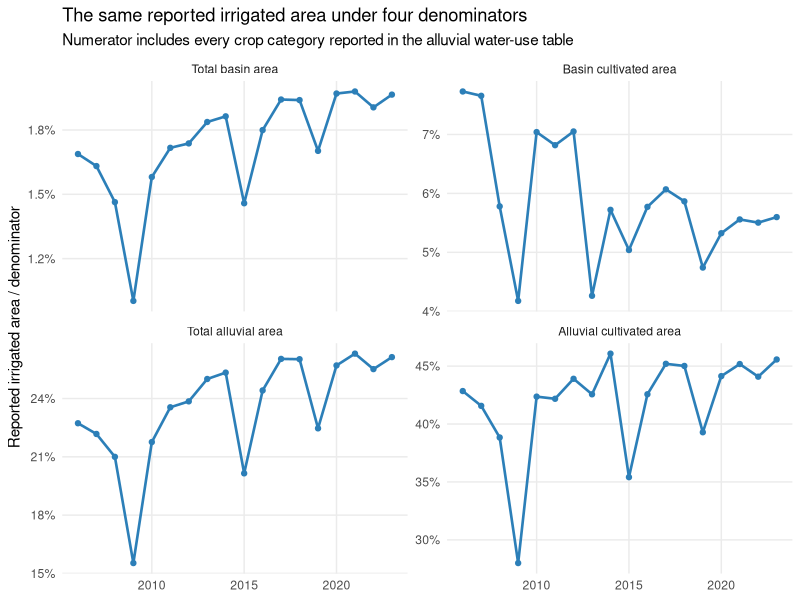
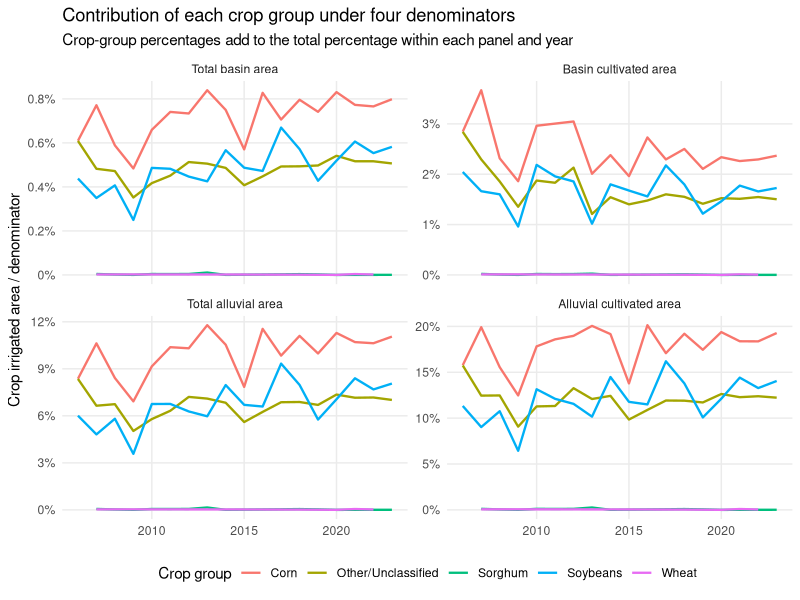
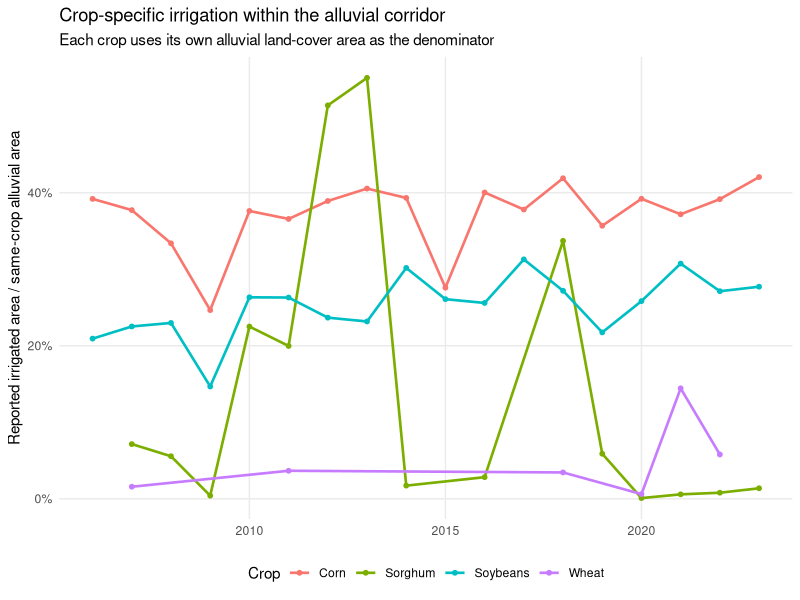

Generate these figures, in order, with R:
suppressPackageStartupMessages({
  library(dplyr)
  library(ggplot2)
  library(here)
  library(readr)
  library(tidyr)
})

years_ref <- 2006:2023
modeled_crops <- c("Corn", "Soybeans", "Sorghum", "Wheat")
alluvial_cult_classes <- c(
  modeled_crops, "Other Crops", "Double Crop"
)
alluvial_expansion_classes <- c(
  alluvial_cult_classes, "Grass/Pasture/Shrubland", "Fallow/Barren"
)

outdir <- here("hpc_opt", "outputs", "irrigation_diagnostics")
dir.create(outdir, recursive = TRUE, showWarnings = FALSE)

wu <- read_csv(
  here("data", "WaterUseByCrop_AlluvialCorridor.csv"),
  show_col_types = FALSE
) %>%
  filter(Year %in% years_ref) %>%
  mutate(
    Crop_group = if_else(Crop %in% modeled_crops, Crop, "Other/Unclassified"),
    irrig_area_ha = pmax(0, as.numeric(irrArea_ha))
  )

alluvial_lu <- read_csv(
  here("data", "LandCoverData-CDL_AlluvialCorridor.csv"),
  show_col_types = FALSE
) %>%
  filter(Year %in% years_ref)

basin_lu <- read_csv(
  here("hpc_opt", "outputs", "common_inputs_basin_hist_baseline.csv"),
  show_col_types = FALSE
) %>%
  filter(Year %in% years_ref) %>%
  transmute(
    Year,
    basin_area_ha = (
      LandCover_m2_all_cult +
        LandCover_m2_grassPastureHay +
        LandCover_m2_developed
    ) / 1e4,
    basin_cultivated_ha = LandCover_m2_all_cult / 1e4
  )

alluvial_denominators <- alluvial_lu %>%
  group_by(Year) %>%
  summarise(
    alluvial_area_ha = sum(area_ha, na.rm = TRUE),
    alluvial_cultivated_ha = sum(
      area_ha[LandCover %in% alluvial_cult_classes], na.rm = TRUE
    ),
    alluvial_expansion_eligible_ha = sum(
      area_ha[LandCover %in% alluvial_expansion_classes], na.rm = TRUE
    ),
    alluvial_developed_water_ha = sum(
      area_ha[LandCover %in% c("Developed", "Water")], na.rm = TRUE
    ),
    .groups = "drop"
  )

denominators <- basin_lu %>%
  inner_join(alluvial_denominators, by = "Year")

irrigation_by_year <- wu %>%
  group_by(Year) %>%
  summarise(
    irrigated_all_reported_ha = sum(irrig_area_ha, na.rm = TRUE),
    irrigated_modeled_crops_ha = sum(
      irrig_area_ha[Crop %in% modeled_crops], na.rm = TRUE
    ),
    irrigated_corn_soy_ha = sum(
      irrig_area_ha[Crop %in% c("Corn", "Soybeans")], na.rm = TRUE
    ),
    .groups = "drop"
  )

denominator_long <- denominators %>%
  select(
    Year,
    `Total basin area` = basin_area_ha,
    `Basin cultivated area` = basin_cultivated_ha,
    `Total alluvial area` = alluvial_area_ha,
    `Alluvial cultivated area` = alluvial_cultivated_ha
  ) %>%
  pivot_longer(-Year, names_to = "Denominator", values_to = "denominator_ha")

total_comparison <- irrigation_by_year %>%
  select(Year, irrigated_area_ha = irrigated_all_reported_ha) %>%
  inner_join(denominator_long, by = "Year") %>%
  mutate(percent_irrigated = 100 * irrigated_area_ha / denominator_ha)

crop_comparison <- wu %>%
  group_by(Year, Crop_group) %>%
  summarise(irrigated_area_ha = sum(irrig_area_ha, na.rm = TRUE), .groups = "drop") %>%
  inner_join(denominator_long, by = "Year", relationship = "many-to-many") %>%
  mutate(percent_irrigated = 100 * irrigated_area_ha / denominator_ha)

crop_specific_alluvial <- wu %>%
  filter(Crop %in% modeled_crops) %>%
  group_by(Year, Crop) %>%
  summarise(irrigated_area_ha = sum(irrig_area_ha, na.rm = TRUE), .groups = "drop") %>%
  left_join(
    alluvial_lu %>%
      filter(LandCover %in% modeled_crops) %>%
      group_by(Year, Crop = LandCover) %>%
      summarise(crop_area_ha = sum(area_ha, na.rm = TRUE), .groups = "drop"),
    by = c("Year", "Crop")
  ) %>%
  mutate(percent_of_same_crop_irrigated = 100 * irrigated_area_ha / crop_area_ha)

cap_comparison <- denominators %>%
  inner_join(irrigation_by_year, by = "Year") %>%
  transmute(
    Year,
    irrigated_all_reported_ha,
    alluvial_expansion_eligible_ha,
    current_fraction_basin_cultivated =
      irrigated_all_reported_ha / basin_cultivated_ha,
    cap_fraction_basin_cultivated =
      alluvial_expansion_eligible_ha / basin_cultivated_ha,
    current_fraction_basin_area = irrigated_all_reported_ha / basin_area_ha,
    cap_fraction_basin_area = alluvial_expansion_eligible_ha / basin_area_ha
  )

write_csv(denominators, file.path(outdir, "irrigation_denominators_by_year.csv"))
write_csv(irrigation_by_year, file.path(outdir, "irrigated_area_by_year.csv"))
write_csv(total_comparison, file.path(outdir, "irrigation_percent_by_denominator.csv"))
write_csv(crop_comparison, file.path(outdir, "irrigation_percent_by_crop_and_denominator.csv"))
write_csv(crop_specific_alluvial, file.path(outdir, "crop_specific_alluvial_irrigation_percent.csv"))
write_csv(cap_comparison, file.path(outdir, "irrigation_extent_cap_comparison.csv"))

denominator_order <- c(
  "Total basin area", "Basin cultivated area",
  "Total alluvial area", "Alluvial cultivated area"
)

p_total <- total_comparison %>%
  mutate(Denominator = factor(Denominator, levels = denominator_order)) %>%
  ggplot(aes(Year, percent_irrigated)) +
  geom_line(linewidth = 0.9, color = "#2C7FB8") +
  geom_point(size = 1.5, color = "#2C7FB8") +
  facet_wrap(~Denominator, scales = "free_y", ncol = 2) +
  scale_y_continuous(labels = function(x) paste0(round(x, 1), "%")) +
  labs(
    title = "The same reported irrigated area under four denominators",
    subtitle = "Numerator includes every crop category reported in the alluvial water-use table",
    x = NULL,
    y = "Reported irrigated area / denominator"
  ) +
  theme_minimal(base_size = 11) +
  theme(panel.grid.minor = element_blank(), legend.position = "none")

p_crop <- crop_comparison %>%
  mutate(Denominator = factor(Denominator, levels = denominator_order)) %>%
  ggplot(aes(Year, percent_irrigated, color = Crop_group)) +
  geom_line(linewidth = 0.8) +
  facet_wrap(~Denominator, scales = "free_y", ncol = 2) +
  scale_y_continuous(labels = function(x) paste0(round(x, 1), "%")) +
  labs(
    title = "Contribution of each crop group under four denominators",
    subtitle = "Crop-group percentages add to the total percentage within each panel and year",
    x = NULL,
    y = "Crop irrigated area / denominator",
    color = "Crop group"
  ) +
  theme_minimal(base_size = 11) +
  theme(panel.grid.minor = element_blank(), legend.position = "bottom")

p_crop_specific <- crop_specific_alluvial %>%
  ggplot(aes(Year, percent_of_same_crop_irrigated, color = Crop)) +
  geom_line(linewidth = 0.9) +
  geom_point(size = 1.3) +
  scale_y_continuous(labels = function(x) paste0(round(x, 0), "%")) +
  labs(
    title = "Crop-specific irrigation within the alluvial corridor",
    subtitle = "Each crop uses its own alluvial land-cover area as the denominator",
    x = NULL,
    y = "Reported irrigated area / same-crop alluvial area",
    color = "Crop"
  ) +
  theme_minimal(base_size = 11) +
  theme(panel.grid.minor = element_blank(), legend.position = "bottom")

ggsave(file.path(outdir, "irrigation_total_denominator_comparison.png"), p_total,
       width = 10, height = 7, dpi = 300)
ggsave(file.path(outdir, "irrigation_crop_denominator_comparison.png"), p_crop,
       width = 10, height = 7, dpi = 300)
ggsave(file.path(outdir, "irrigation_crop_specific_alluvial.png"), p_crop_specific,
       width = 9, height = 5.5, dpi = 300)

message("Wrote irrigation diagnostics to: ", outdir)
